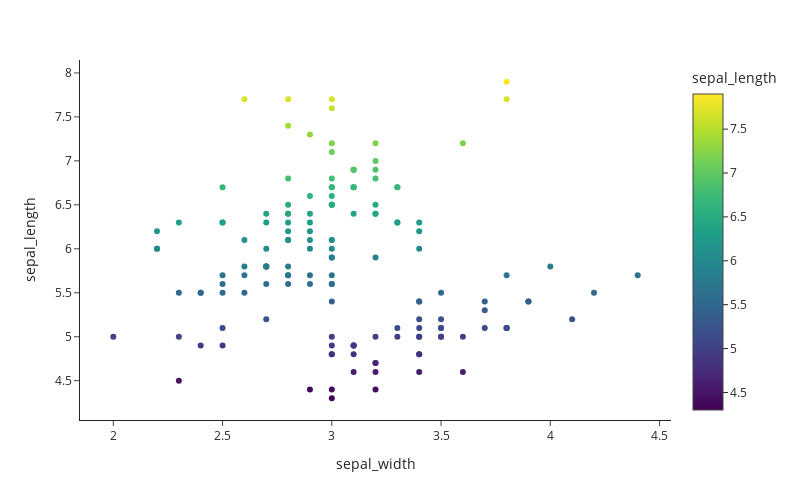

Notebook code cell kept with this figure:
### Markdown cell above
4. Color the markers by their respective iris species:

### Code cell
px.scatter(
    df,
    x="sepal_width",
    y="sepal_length",
    color="sepal_length",  # column name that gives the categories to be colored
    template="simple_white",
    width=800,
    height=500,
)

### Figure 1 — Plotly figure (JSON) as saved in the notebook; plotly's stock layout.template omitted (floating-point values rounded to 4 significant figures; data arrays with more than 128 entries replaced by an {"elided": "..."} marker saying what was removed)
{"data": [{"hovertemplate": "sepal_width=%{x}<br>sepal_length=%{marker.color}<extra></extra>", "legendgroup": "", "marker": {"color": {"elided": "150 float values"}, "coloraxis": "coloraxis", "symbol": "circle"}, "mode": "markers", "name": "", "orientation": "v", "showlegend": false, "type": "scatter", "x": {"elided": "150 float values"}, "xaxis": "x", "y": {"elided": "150 float values"}, "yaxis": "y"}], "layout": {"coloraxis": {"colorbar": {"title": {"text": "sepal_length"}}, "colorscale": [[0, "#440154"], [0.1111, "#482878"], [0.2222, "#3e4989"], [0.3333, "#31688e"], [0.4444, "#26828e"], [0.5556, "#1f9e89"], [0.6667, "#35b779"], [0.7778, "#6ece58"], [0.8889, "#b5de2b"], [1, "#fde725"]]}, "height": 500, "legend": {"tracegroupgap": 0}, "margin": {"t": 60}, "width": 800, "xaxis": {"anchor": "y", "domain": [0, 1], "title": {"text": "sepal_width"}}, "yaxis": {"anchor": "x", "domain": [0, 1], "title": {"text": "sepal_length"}}}}
